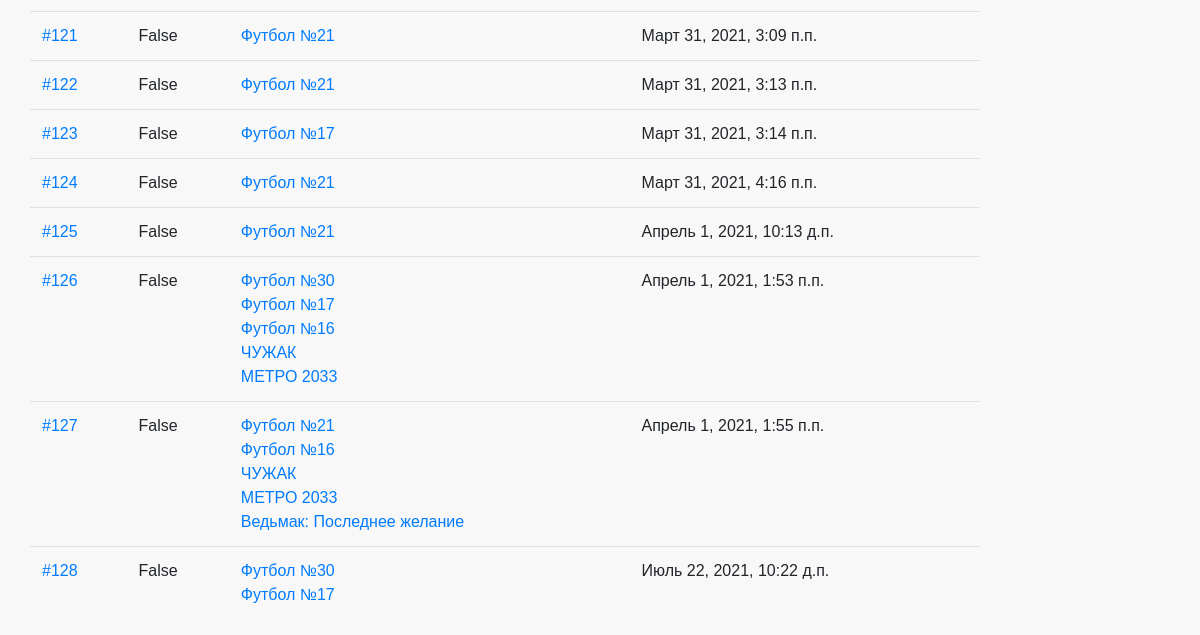
The page /orders/ (signed in, lower part) on the database as committed earlier.
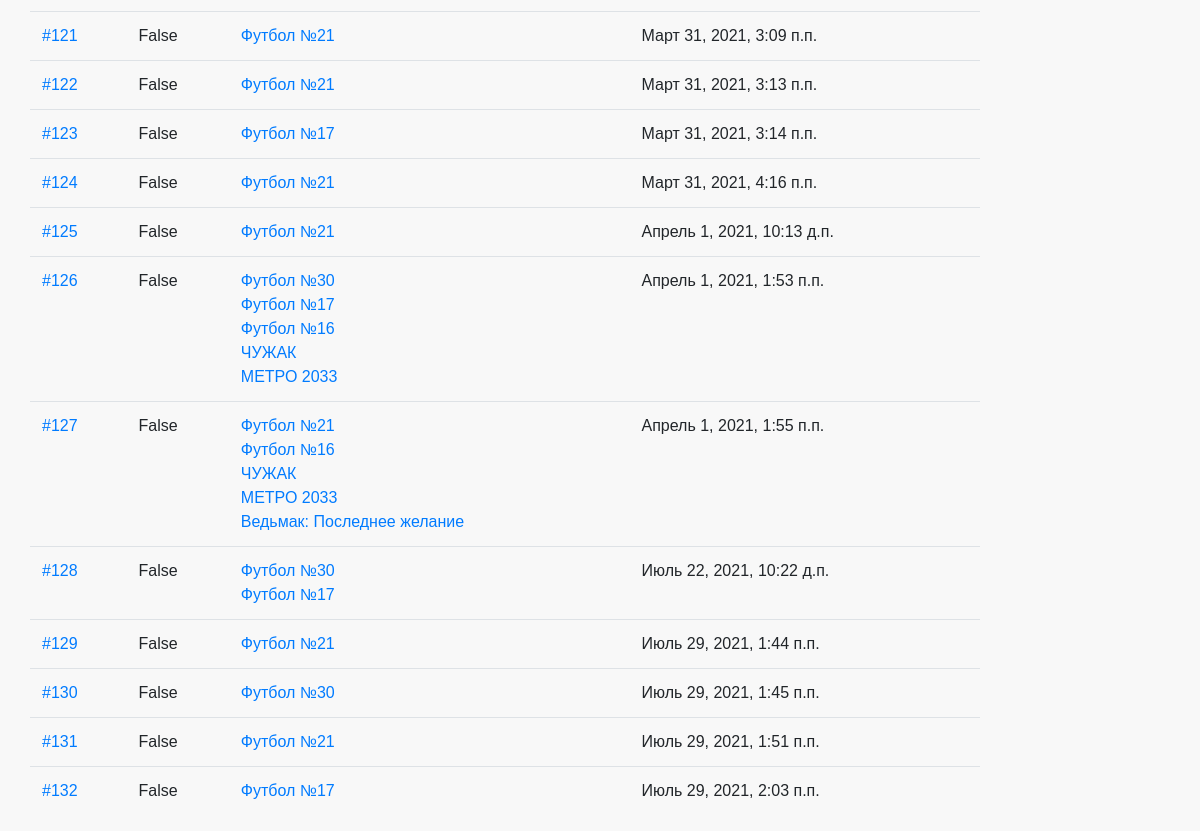
The same page on the database as committed later.
### orders/models.py (models this page shows, shortened)
class Order(models.Model):
    first_name = models.CharField(max_length=50, verbose_name='Имя', null=True)
    last_name = models.CharField(max_length=50, verbose_name='Фамилия', null=True)
    email = models.EmailField(verbose_name='Електронная почта', null=True)
    address = models.CharField(max_length=250, verbose_name='Адрес', null=True)
    postal_code = models.CharField(max_length=20, verbose_name='Почтовый код', null=True)
    city = models.CharField(max_length=100, verbose_name='Город', null=True)
    created = models.DateTimeField(auto_now_add=True)
    updated = models.DateTimeField(auto_now=True)
    paid = models.BooleanField(default=False, verbose_name='Проплата', null=True)
    def __str__(self):
        return '{}'.format(self.id)

class Purchase(models.Model):
    order = models.ForeignKey(Order, on_delete=models.CASCADE, verbose_name='Заказ', null=True)
    product = models.ForeignKey(Product, on_delete=models.CASCADE, verbose_name='Товар', null=True)
    price = models.DecimalField(max_digits=10, verbose_name='Цена', decimal_places=2, help_text="Enter price book",
                                blank=True)
    quantity = models.IntegerField(verbose_name='Количество', help_text="Количество товара", blank=True, default=0,
                                   null=True)
    purchase_date = models.DateTimeField('Дата покупки', auto_now=True)

### store/models.py (models this page shows, shortened)
class Product(models.Model):
    category = models.ForeignKey(Category, on_delete=models.SET_NULL, null=True)
    name = models.CharField(max_length=100, verbose_name='Название', help_text="Enter book name.", blank=True)
    publisher = models.ForeignKey(Publisher, on_delete=models.SET_NULL, null=True)
    price = models.DecimalField(max_digits=10, verbose_name='Цена', decimal_places=2, help_text="Enter price book",
                                validators=[MinValueValidator(1)],
                                blank=True)
    Discounts = models.DecimalField(max_digits=10, verbose_name='Скидка', decimal_places=2, help_text="Enter discounts",
                                    validators=[MinValueValidator(0)],
                                    blank=True)
    image = models.ImageField(upload_to='images/products/', verbose_name='Изображение', blank=True, null=True)
    slug = models.SlugField(max_length=100)
    def __str__(self):
        return self.name
    class Meta:
        ordering = ['-id']
    def get_absolute_url(self):
        if self.category.name == 'Книги':
            return reverse('store:book_detail', kwargs={'slug': self.slug})
        else:
            return reverse('store:magazine_detail', kwargs={'slug': self.slug})
    def get_discount(self):
        category_discount = self.category.categorydiscount_set.get(category=self.category)
        if category_discount.active:
            if category_discount.discount > self.Discounts:
                return category_discount.discount
            else:
                return self.Discounts
        else:
            return self.Discounts
    def get_discounted_price(self):
        discount = self.get_discount()
        if discount > 0:
            price = self.price - (self.price * (discount / 100))
            return round(price, 2)
        if discount == 0:
            return self.price

### orders/views.py (the view)
# urls.py: path('', views.OrdersListView.as_view(), name='orders_list'),
class OrdersListView(LoginRequiredMixin, View):
    def get(self, request):
        user = User.objects.get(username=request.user)
        if request.user.is_authenticated:
            order = Order.objects.filter(email=user.email)
            return render(request, 'orders/orders_list.html', {'orders_list': order})

### cart/cart.py (called while the page is built)
    def __len__(self):
        return self.cart.__len__()

    def get_total_price(self):
        return self.cart.get_total_price()

### cart/cart_in_model.py (called while the page is built)
    def __len__(self):
        quantity = Cart.objects.filter(user=self.user).aggregate(Sum('quantity'))
        return quantity['quantity__sum']

    def get_total_price(self):
        return sum((item.product.get_discounted_price() * item.quantity for item in
                    Cart.objects.filter(user=self.user)))

### cart/context_processors.py (called while the page is built)
def cart(request):
    return {'cart_info': CartManager(request)}

### orders/templates/orders/orders_list.html (shortened to what this page needs)
{% extends "base_generic.html" %}
{% block content %}
  <table class="table">
    <tbody>
    {% for item in orders_list %}
      <tr>
      <td><a href="{% url "order:order_detail" item.id %}">#{{ item }}</a></td>
      <td>{{ item.paid }}</td>
      <td>
      {% for item_purchase in item.purchase_set.select_related %}
        <a href={{ item_purchase.product.get_absolute_url }}>{{item_purchase.product}}</a><br>
      {% endfor %}
      </td>
      <td>{{ item.created}}</td>
      </tr>
    {% endfor %}
    </tbody>
  </table>
{% endblock %}

Rows that differ between the two databases and show on the page:
added Order: id "129", paid "False", created "Июль 29, 2021, 1:44 п.п."
added Purchase: product "Футбол №21", shown under "129"
added Order: id "130", paid "False", created "Июль 29, 2021, 1:45 п.п."
added Purchase: product "Футбол №30", shown under "130"
added Order: id "131", paid "False", created "Июль 29, 2021, 1:51 п.п."
added Purchase: product "Футбол №21", shown under "131"
added Order: id "132", paid "False", created "Июль 29, 2021, 2:03 п.п."
added Purchase: product "Футбол №17", shown under "132"
